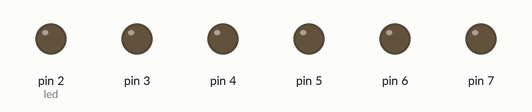
Bench run of a sketch on a simulated Arduino Uno, built with avr-gcc and run on an emulated ATmega328P. On the bench: output pins drawn as LEDs (lit = HIGH).

Above: at 0.15 s.
At 0.75 s:
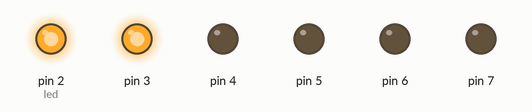
At 1.05 s:
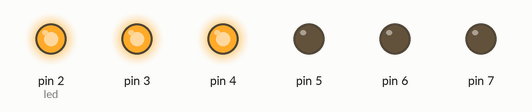
At 1.95 s:
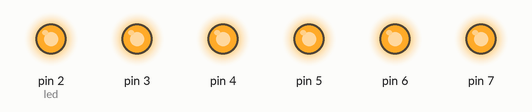
At 3.46 s:
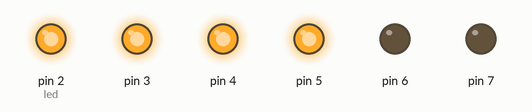
At 4.66 s:
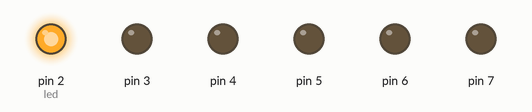
Timing chart, 0 to 5.0 s (numbered marks = the images above):
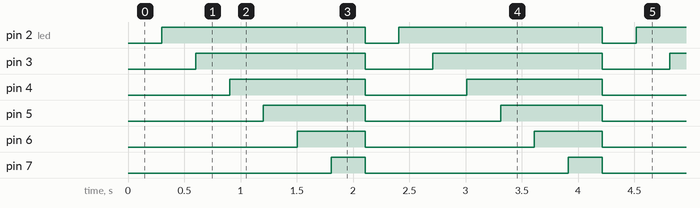

The sketch:

_08.ino
```cpp
const int switchPin = 8;

unsigned long previousTime = 0;

int switchState = 0;
int prevSwitchState = 0;

int led = 2;

long interval = 300;

void setup() {
  for(int x = 2; x < 8; x++) {
    pinMode(x, OUTPUT);
  }

  pinMode(switchPin, INPUT);
}

void loop() {
  unsigned long currentTime = millis();

  if (currentTime - previousTime > interval) {
    previousTime = currentTime;
    digitalWrite(led, HIGH);
    led++;

    if (led == 9) {
      resetLeds();
      led = 2;
    }
  }
}

void resetLeds() {
  for(int x = 2; x < 8; x++) {
    digitalWrite(x, LOW);
  }
}
```

Measured:
- by itself, pin 2 (led): alternates HIGH for 1.8 s and LOW for 0.30 s
- by itself, pin 3: alternates HIGH for 1.5 s and LOW for 0.60 s
- by itself, pin 4: alternates HIGH for 1.2 s and LOW for 0.90 s
- by itself, pin 5: alternates HIGH for 0.90 s and LOW for 1.2 s
- by itself, pin 6: alternates HIGH for 0.60 s and LOW for 1.5 s
- by itself, pin 7: alternates HIGH for 0.30 s and LOW for 1.8 s
